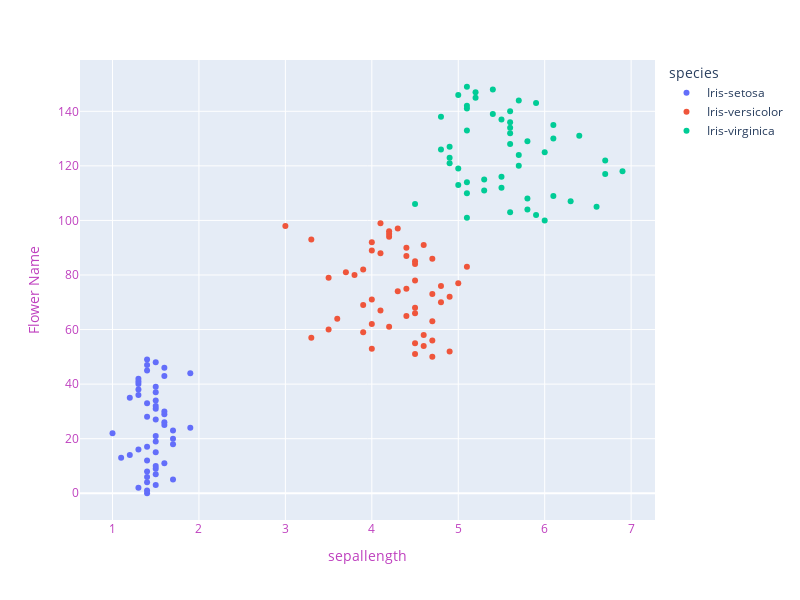

This figure's notebook cell:
### Code cell
fig = px.scatter(data_frame=df, x='petal_length',color='species')
fig.update_layout(width=800, height=600,
                  xaxis=dict(title='sepallength',color="#BF40BF"),
                 yaxis=dict(title="Flower Name",color="#BF40BF"))
fig.show()

### Figure 1 — Plotly figure (JSON) as saved in the notebook; plotly's stock layout.template omitted (floating-point values rounded to 4 significant figures)
{"data": [{"hovertemplate": "species=Iris-setosa<br>petal_length=%{x}<br>index=%{y}<extra></extra>", "legendgroup": "Iris-setosa", "marker": {"color": "#636efa", "symbol": "circle"}, "mode": "markers", "name": "Iris-setosa", "orientation": "h", "showlegend": true, "type": "scatter", "x": [1.4, 1.4, 1.3, 1.5, 1.4, 1.7, 1.4, 1.5, 1.4, 1.5, 1.5, 1.6, 1.4, 1.1, 1.2, 1.5, 1.3, 1.4, 1.7, 1.5, 1.7, 1.5, 1, 1.7, 1.9, 1.6, 1.6, 1.5, 1.4, 1.6, 1.6, 1.5, 1.5, 1.4, 1.5, 1.2, 1.3, 1.5, 1.3, 1.5, 1.3, 1.3, 1.3, 1.6, 1.9, 1.4, 1.6, 1.4, 1.5, 1.4], "xaxis": "x", "y": [0, 1, 2, 3, 4, 5, 6, 7, 8, 9, 10, 11, 12, 13, 14, 15, 16, 17, 18, 19, 20, 21, 22, 23, 24, 25, 26, 27, 28, 29, 30, 31, 32, 33, 34, 35, 36, 37, 38, 39, 40, 41, 42, 43, 44, 45, 46, 47, 48, 49], "yaxis": "y"}, {"hovertemplate": "species=Iris-versicolor<br>petal_length=%{x}<br>index=%{y}<extra></extra>", "legendgroup": "Iris-versicolor", "marker": {"color": "#EF553B", "symbol": "circle"}, "mode": "markers", "name": "Iris-versicolor", "orientation": "h", "showlegend": true, "type": "scatter", "x": [4.7, 4.5, 4.9, 4, 4.6, 4.5, 4.7, 3.3, 4.6, 3.9, 3.5, 4.2, 4, 4.7, 3.6, 4.4, 4.5, 4.1, 4.5, 3.9, 4.8, 4, 4.9, 4.7, 4.3, 4.4, 4.8, 5, 4.5, 3.5, 3.8, 3.7, 3.9, 5.1, 4.5, 4.5, 4.7, 4.4, 4.1, 4, 4.4, 4.6, 4, 3.3, 4.2, 4.2, 4.2, 4.3, 3, 4.1], "xaxis": "x", "y": [50, 51, 52, 53, 54, 55, 56, 57, 58, 59, 60, 61, 62, 63, 64, 65, 66, 67, 68, 69, 70, 71, 72, 73, 74, 75, 76, 77, 78, 79, 80, 81, 82, 83, 84, 85, 86, 87, 88, 89, 90, 91, 92, 93, 94, 95, 96, 97, 98, 99], "yaxis": "y"}, {"hovertemplate": "species=Iris-virginica<br>petal_length=%{x}<br>index=%{y}<extra></extra>", "legendgroup": "Iris-virginica", "marker": {"color": "#00cc96", "symbol": "circle"}, "mode": "markers", "name": "Iris-virginica", "orientation": "h", "showlegend": true, "type": "scatter", "x": [6, 5.1, 5.9, 5.6, 5.8, 6.6, 4.5, 6.3, 5.8, 6.1, 5.1, 5.3, 5.5, 5, 5.1, 5.3, 5.5, 6.7, 6.9, 5, 5.7, 4.9, 6.7, 4.9, 5.7, 6, 4.8, 4.9, 5.6, 5.8, 6.1, 6.4, 5.6, 5.1, 5.6, 6.1, 5.6, 5.5, 4.8, 5.4, 5.6, 5.1, 5.1, 5.9, 5.7, 5.2, 5, 5.2, 5.4, 5.1], "xaxis": "x", "y": [100, 101, 102, 103, 104, 105, 106, 107, 108, 109, 110, 111, 112, 113, 114, 115, 116, 117, 118, 119, 120, 121, 122, 123, 124, 125, 126, 127, 128, 129, 130, 131, 132, 133, 134, 135, 136, 137, 138, 139, 140, 141, 142, 143, 144, 145, 146, 147, 148, 149], "yaxis": "y"}], "layout": {"height": 600, "legend": {"title": {"text": "species"}, "tracegroupgap": 0}, "margin": {"t": 60}, "width": 800, "xaxis": {"anchor": "y", "color": "#BF40BF", "domain": [0, 1], "title": {"text": "sepallength"}}, "yaxis": {"anchor": "x", "color": "#BF40BF", "domain": [0, 1], "title": {"text": "Flower Name"}}}}
